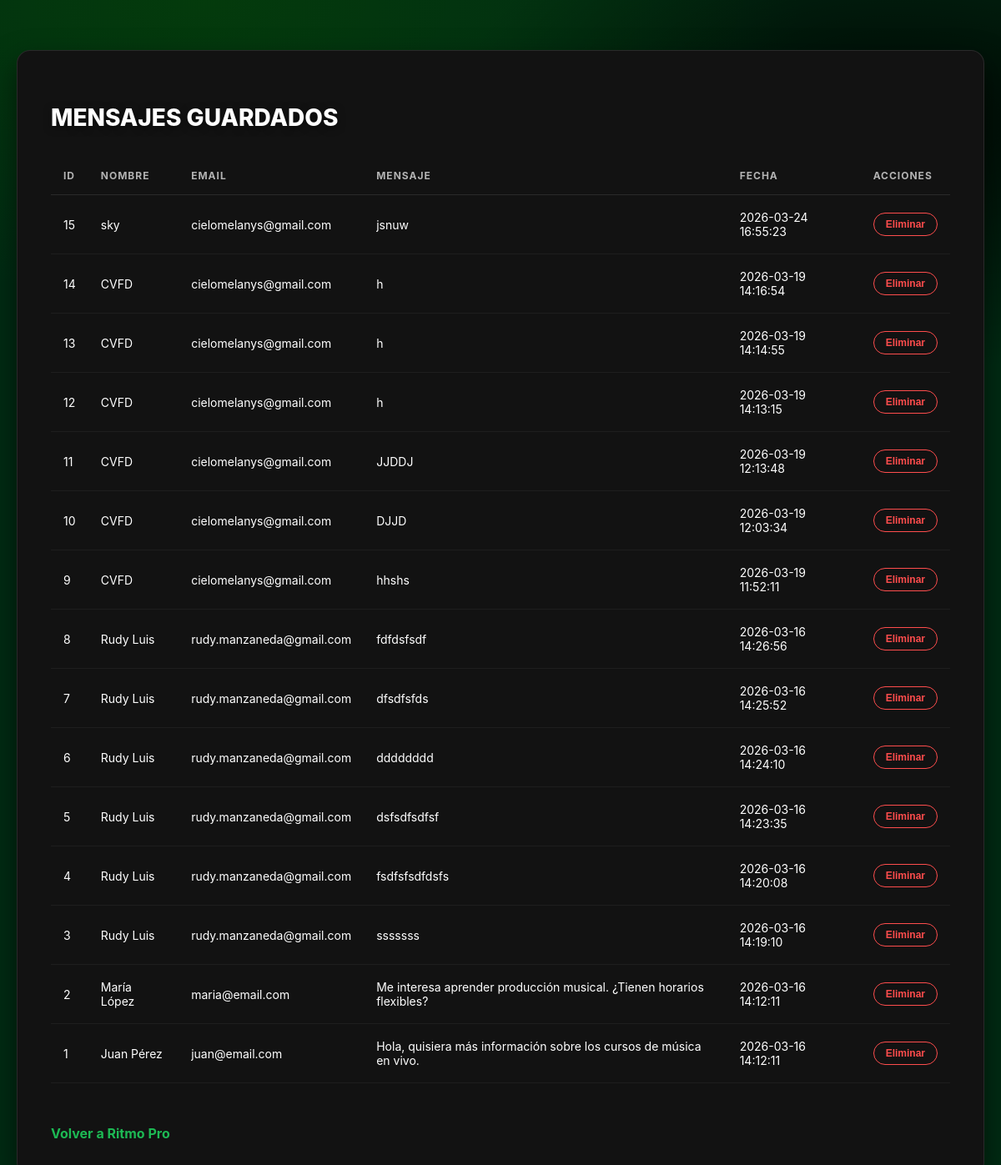
The page /mensajes on the database its author committed.
### tables this page shows
CREATE TABLE mensajes_contacto (
    id INTEGER PRIMARY KEY AUTOINCREMENT,
    nombre TEXT NOT NULL,
    email TEXT NOT NULL,
    mensaje TEXT NOT NULL,
    fecha_envio DATETIME DEFAULT CURRENT_TIMESTAMP,
    leido INTEGER DEFAULT 0
);

### app.py (the view)
@app.route('/mensajes')
def ver_mensajes():
    conn = get_db_connection()
    mensajes = conn.execute("SELECT id, nombre, email, mensaje, fecha_envio FROM mensajes_contacto ORDER BY id DESC").fetchall()
    conn.close()
    return render_template('mensajes.html', mensajes=mensajes)

### app.py (called while the page is built)
def get_db_connection():
    conn = sqlite3.connect(DATABASE)
    conn.row_factory = sqlite3.Row
    return conn

### templates/mensajes.html (shortened to what this page needs)
<!doctype html>
<html lang="es">
  <head>
    <link
      rel="stylesheet"
      href="{{ url_for('static', filename='css/style.css') }}"
    />
  </head>
  <body>
    <div class="card wide">
      <h2>Mensajes guardados</h2>
      <table>
        <thead>
          <tr>
            <th>ID</th>
            <th>Nombre</th>
            <th>Email</th>
            <th>Mensaje</th>
            <th>Fecha</th>
            <th>Acciones</th>
          </tr>
        </thead>
        <tbody>
          {% for m in mensajes %}
            <tr>
                <td>{{ m['id'] }}</td>
                <td>{{ m['nombre'] }}</td>
                <td>{{ m['email'] }}</td>
                <td>{{ m['mensaje'] }}</td>
                <td>{{ m['fecha_envio'] }}</td> <td>
                    <form action="/eliminar/{{ m['id'] }}" method="POST">
                        <button type="submit" class="btn-eliminar">Eliminar</button>
                    </form>
                </td>
            </tr>
          {% endfor %}
        </tbody>
      </table>
      <br>
      <a class="link" href="/">Volver a Ritmo Pro</a>
    </div>
  </body>
</html>

### static/css/style.css (style rules this page uses)
body { margin: 0; min-height: 100vh; font-family: "Inter", system-ui, sans-serif; background: radial-gradient(1200px 600px at 20% 0%, rgba(8, 82, 1, 0.4), transparent 60%), radial-gradient(900px 500px at 90% 10%, rgba(0, 0, 0, 0.8), transparent 60%), #012b13; background-attachment: fixed; display: flex; align-items: center; justify-content: center; padding: 20px; }
.card.wide { background: #121212; padding: 40px; border-radius: 16px; box-shadow: 0 15px 35px rgba(0,0,0,0.5); border: 1px solid rgba(255,255,255,0.1); margin: 40px auto; width: min(95%, 1100px); }
h2 { color: #FFFFFF; font-size: 28px; margin-bottom: 30px; font-weight: 800; text-shadow: 0 2px 10px rgba(0,0,0,0.5); text-transform: uppercase; }
table { width: 100%; border-collapse: collapse; }
th { color: #b3b3b3; text-transform: uppercase; font-size: 12px; letter-spacing: 1px; padding: 15px; border-bottom: 1px solid rgba(255,255,255,0.1); text-align: left; }
td { color: #FFFFFF; padding: 18px 15px; border-bottom: 1px solid rgba(255,255,255,0.05); font-size: 14px; }
.btn-eliminar { background: transparent; color: #ff4d4d; border: 1px solid #ff4d4d; padding: 6px 14px; border-radius: 20px; cursor: pointer; font-weight: 600; font-size: 12px; transition: 0.3s; }
.link { color: #1DB954; text-decoration: none; font-weight: 700; display: inline-block; margin-top: 30px; }

### rows shown on the page
mensajes_contacto: id "15", nombre "sky", email "cielomelanys@gmail.com", mensaje "jsnuw", fecha_envio "2026-03-24 16:55:23"
mensajes_contacto: id "14", nombre "CVFD", email "cielomelanys@gmail.com", mensaje "h", fecha_envio "2026-03-19 14:16:54"
mensajes_contacto: id "13", nombre "CVFD", email "cielomelanys@gmail.com", mensaje "h", fecha_envio "2026-03-19 14:14:55"
mensajes_contacto: id "12", nombre "CVFD", email "cielomelanys@gmail.com", mensaje "h", fecha_envio "2026-03-19 14:13:15"
mensajes_contacto: id "11", nombre "CVFD", email "cielomelanys@gmail.com", mensaje "JJDDJ", fecha_envio "2026-03-19 12:13:48"
mensajes_contacto: id "10", nombre "CVFD", email "cielomelanys@gmail.com", mensaje "DJJD", fecha_envio "2026-03-19 12:03:34"
mensajes_contacto: id "9", nombre "CVFD", email "cielomelanys@gmail.com", mensaje "hhshs", fecha_envio "2026-03-19 11:52:11"
mensajes_contacto: id "8", nombre "Rudy Luis", email "rudy.manzaneda@gmail.com", mensaje "fdfdsfsdf", fecha_envio "2026-03-16 14:26:56"
mensajes_contacto: id "7", nombre "Rudy Luis", email "rudy.manzaneda@gmail.com", mensaje "dfsdfsfds", fecha_envio "2026-03-16 14:25:52"
mensajes_contacto: id "6", nombre "Rudy Luis", email "rudy.manzaneda@gmail.com", mensaje "dddddddd", fecha_envio "2026-03-16 14:24:10"
mensajes_contacto: id "5", nombre "Rudy Luis", email "rudy.manzaneda@gmail.com", mensaje "dsfsdfsdfsf", fecha_envio "2026-03-16 14:23:35"
mensajes_contacto: id "4", nombre "Rudy Luis", email "rudy.manzaneda@gmail.com", mensaje "fsdfsfsdfdsfs", fecha_envio "2026-03-16 14:20:08"
mensajes_contacto: id "3", nombre "Rudy Luis", email "rudy.manzaneda@gmail.com", mensaje "sssssss", fecha_envio "2026-03-16 14:19:10"
mensajes_contacto: id "2", nombre "María López", email "maria@email.com", mensaje "Me interesa aprender producción musical. ¿Tienen horarios flexibles?", fecha_envio "2026-03-16 14:12:11"
mensajes_contacto: id "1", nombre "Juan Pérez", email "juan@email.com", mensaje "Hola, quisiera más información sobre los cursos de música en vivo.", fecha_envio "2026-03-16 14:12:11"
